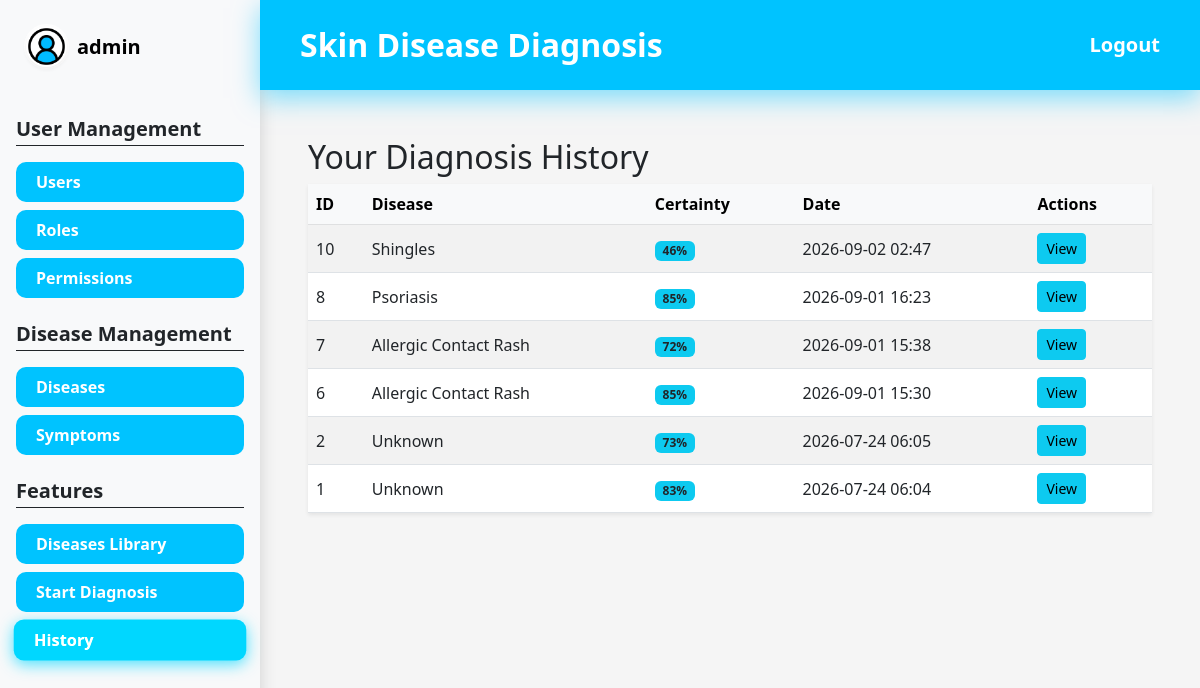
The page /diagnoses/history (signed in) on the database its author committed.
### app/models/user.py (models this page shows, shortened)
class User(UserMixin, db.Model):
    __tablename__ = "users"
    id = db.Column(db.Integer, primary_key=True)
    username = db.Column(db.String(80), unique=True, nullable=False)
    email = db.Column(db.String(120), unique=True, nullable=False)
    full_name = db.Column(db.String(120), nullable=False)
    phone_number = db.Column(db.String(15), unique=True, nullable=False)
    is_active = db.Column(db.Boolean, default=True, nullable=False)
    password_hash = db.Column(db.String(255), nullable=False)
    picture = db.Column(db.String(255))
    created_at = db.Column(db.DateTime, default=datetime.utcnow, nullable=False)
    updated_at = db.Column(db.DateTime, default=datetime.utcnow, onupdate=datetime.utcnow, nullable=False)
    roles = db.relationship("Role", secondary=user_roles, back_populates="users")
    diagnoses = db.relationship("Diagnose", secondary=user_diagnoses, back_populates="users")
    def has_role(self, role_name: str) -> bool:
        return any(role.name == role_name for role in self.roles)
    @property
    def is_admin(self) -> bool:
        return self.has_role("Admin")

### app/models/diagnose.py (models this page shows, shortened)
class Diagnose(db.Model):
    __tablename__ = "diagnoses"
    id = db.Column(db.Integer, primary_key=True)
    user_id = db.Column(db.Integer, db.ForeignKey("users.id"), nullable=False)
    certainty = db.Column(db.Numeric(5, 2))
    diagnosed_at = db.Column(db.DateTime, default=datetime.utcnow, nullable=False)
    rules = db.relationship("Rule", secondary=diagnose_rules, back_populates="diagnoses")
    diagnose_facts = db.relationship("DiagnoseFact", back_populates="diagnose", cascade="all, delete-orphan")
    users = db.relationship("User", back_populates="diagnoses")

### app/models/rule.py (models this page shows, shortened)
class Rule(db.Model):
    __tablename__ = "rules"
    id = db.Column(db.Integer, primary_key=True)
    disease = db.Column(db.String(80), unique=True, nullable=False)
    name = db.Column(db.String(120))
    urgency = db.Column(db.Boolean, default=False, nullable=False)
    advice = db.Column(db.String(255))
    picture = db.Column(db.String(255))
    description = db.Column(db.String(255))
    is_active = db.Column(db.Boolean, default=True, nullable=False)
    created_at = db.Column(db.DateTime, default=datetime.utcnow, nullable=False)
    updated_at = db.Column(
        db.DateTime,
        default=datetime.utcnow,
        onupdate=datetime.utcnow,
        nullable=False
    )
    rule_facts = db.relationship("RuleFact", back_populates="rule", cascade="all, delete-orphan")
    diagnoses = db.relationship("Diagnose", secondary=rule_diagnoses, back_populates="rules")

### app/routes/diagnose_routes.py (the view)
@diagnose_bp.route("/history")
@login_required
def diagnose_history():
    diagnoses = DiagnoseService.get_diagnose_by_user(current_user.id)
    return render_template("diagnoses/_history.html", diagnoses=diagnoses)

### app/services/diagnose_service.py (called while the page is built)
    @staticmethod
    def get_diagnose_by_user(user_id: int):
        return Diagnose.query.filter_by(user_id=user_id).order_by(Diagnose.diagnosed_at.desc()).all()

### app/templates/diagnoses/_history.html (shortened to what this page needs)
{% extends "layouts/base.html" %}
{% block content %}
<h2>Your Diagnosis History</h2>
{% if diagnoses %}
<table class="table table-striped align-middle shadow-sm">
    <thead class="table-light">
        <tr>
            <th>ID</th>
            <th>Disease</th>
            <th>Certainty</th>
            <th>Date</th>
            <th>Actions</th>
        </tr>
    </thead>
    <tbody>
        {% for d in diagnoses %}
        <tr>
            <td>{{ d.id }}</td>
            <td>
                {% if d.rules %}
                    {% for r in d.rules %}
                        {{ r.name }}{% if not loop.last %}, {% endif %}
                    {% endfor %}
                {% else %}
                    Unknown
                {% endif %}
            </td>
            <td>
                {% if d.certainty %}
                    <span class="badge bg-info text-dark">
                        {{ d.certainty|round(0) }}%
                    </span>
                {% else %}
                    <span class="text-muted">N/A</span>
                {% endif %}
            </td>
            <td>{{ d.diagnosed_at.strftime("%Y-%m-%d %H:%M") if d.diagnosed_at else "N/A" }}</td>
            <td>
                <a href="{{ url_for('diagnoses.diagnose_result', diagnose_id=d.id) }}"
                   class="btn btn-sm btn-info">View</a>
            </td>
        </tr>
        {% endfor %}
    </tbody>
</table>
{% else %}
    <p class="text-muted">You have no past diagnoses.</p>
{% endif %}
{% endblock %}

### app/templates/layouts/base.html (shortened to what this page needs)
<!DOCTYPE html>
<html lang="en">
<head>
    <link href="https://cdn.jsdelivr.net/npm/bootstrap@5.3.0/dist/css/bootstrap.min.css" rel="stylesheet" />
    <link rel="stylesheet" href="{{ url_for('static', filename='css/style.css') }}" />
</head>
<body>
    <div class="d-flex min-vh-100">
        <aside class="sidebar d-none d-md-flex flex-column bg-light shadow">
            <div class="sidebar-user-header p-4 d-flex align-items-center mb-4">
                <div class="user-avatar-small me-2">
                    <img src="{% if current_user.is_authenticated and current_user.picture %}
                            {{ url_for('static', filename='uploads/' ~ current_user.picture) }}
                        {% else %}{{ url_for('static', filename='images/8358770.png') }}
                        {% endif %}"
                    class="rounded-circle w-100 h-100 shadow-sm"
                    style="object-fit: cover;">
                </div>
                <span class="text-black fw-bold fs-5">{{ current_user.username if current_user.is_authenticated else "User" }}</span>
            </div>
            {% if current_user.is_authenticated %}
                {% if current_user.roles %}
                    {% set role_list = current_user.roles | map(attribute='name') | map('lower') | list %}
                {% elif current_user.role %}
                    {% set role_list = [current_user.role.name | lower] if current_user.role.name is defined else [current_user.role | lower] %}
                {% else %}
                    {% set role_list = [] %}
                {% endif %}
                {% set is_admin_user = (current_user.is_admin is defined and current_user.is_admin) or ('admin' in role_list) %}
                {% set is_dermatologist_user = 'dermatologist' in role_list %}
                {% if is_admin_user %}
                    <div class="px-3 mb-4">
                        <h5 class="fw-bold text-dark border-bottom border-dark pb-1 mb-3">User Management</h5>
                        <nav class="nav flex-column gap-2">
                            <a href="{{ url_for('users.index') }}" class="sidebar-link {% if request.blueprint == 'users' %}active{% endif %}">Users</a>
                            <a href="{{ url_for('roles.index') }}" class="sidebar-link {% if request.blueprint == 'roles' %}active{% endif %}">Roles</a>
                            <a href="{{ url_for('permissions.index') }}" class="sidebar-link {% if request.blueprint == 'permissions' %}active{% endif %}">Permissions</a>
                        </nav>
                    </div>
                {% endif %}
                {% if is_admin_user or is_dermatologist_user %}
                    <div class="px-3 mb-4">
                        <h5 class="fw-bold text-dark border-bottom border-dark pb-1 mb-3">Disease Management</h5>
                        <nav class="nav flex-column gap-2">
                            <a href="{{ url_for('rules.index') }}" class="sidebar-link {% if request.blueprint == 'rules' %}active{% endif %}">Diseases</a>
                            <a href="{{ url_for('facts.index') }}" class="sidebar-link {% if request.blueprint == 'facts' %}active{% endif %}">Symptoms</a>
                        </nav>
                    </div>
                {% endif %}
                <div class="px-3 mb-4">
                    <h5 class="fw-bold text-dark border-bottom border-dark pb-1 mb-3">Features</h5>
                    <nav class="nav flex-column gap-2">
                        <a href="{{ url_for('diagnoses.dashboard') }}" class="sidebar-link {% if request.endpoint == 'diagnoses.dashboard' %}active{% endif %}">Diseases Library</a>
                        <a href="{{ url_for('diagnoses.diagnose') }}" class="sidebar-link {% if request.endpoint == 'diagnoses.diagnose' %}active{% endif %}">Start Diagnosis</a>
                        <a href="{{ url_for('diagnoses.diagnose_history') }}" class="sidebar-link {% if request.endpoint == 'diagnoses.diagnose_history' %}active{% endif %}">History</a>
                    </nav>
                </div>
            {% endif %}
        </aside>
        <div class="flex-grow-1 bg-custom-gray-light">
            <nav class="navbar navbar-expand-lg navbar-dark bg-custom-blue header-glow p-3">
                <div class="container-fluid px-4">
                    <a class="navbar-brand fw-bold fs-2" href="#">Skin Disease Diagnosis</a>
                    <div class="ms-auto">
                        {% if current_user.is_authenticated %}
                            <a href="{{ url_for('auth.logout') }}" class="text-white fw-bold text-decoration-none fs-5">Logout</a>
                        {% else %}
                            <a href="{{ url_for('auth.login') }}" class="text-white fw-bold text-decoration-none fs-5">Login</a>
                        {% endif %}
                    </div>
                </div>
            </nav>
            <main class="p-5">
                {% block content %}{% endblock %}
            </main>
        </div>
    </div>
</body>
</html>

### app/static/css/style.css (style rules this page uses)
body { background-color: #f5f5f5; }
.table td, .table th { vertical-align: middle; }
.bg-custom-blue { background-color: #00c3ff !important; }
.sidebar { width: 260px; min-width: 260px; background-color: #f8f9fa; }
.header-glow { box-shadow: 0px 8px 20px rgba(0, 195, 255, 0.4); position: relative; z-index: 10; }
.sidebar-link { display: block; width: 100%; padding: 8px 20px; background-color: #00c3ff; color: white !important; text-decoration: none; font-weight: bold; border-radius: 10px; transition: all 0.2s ease-in-out; border: none; text-align: left; }
.sidebar-link:hover, .sidebar-link.active { box-shadow: 0px 4px 15px rgba(0, 195, 255, 0.7); transform: scale(1.02); filter: brightness(1.1); }
.user-avatar-small { width: 45px; height: 45px; background: white; border-radius: 50%; padding: 2px; }
.header-glow { box-shadow: 0px 8px 20px rgba(0, 195, 255, 0.5); z-index: 1; position: relative; }
.bg-custom-blue { background-color: #00c3ff; }
.header-glow { box-shadow: 0px 8px 25px rgba(0, 195, 255, 0.5); z-index: 1; position: relative; }

### rows shown on the page
User: is_active+username "admin"
Diagnose: id "10", certainty "46", diagnosed_at "2026-09-02 02:47"
Rule: name "Shingles"
Diagnose: id "8", certainty "85", diagnosed_at "2026-09-01 16:23"
Rule: name "Psoriasis"
Diagnose: id "7", certainty "72", diagnosed_at "2026-09-01 15:38"
Rule: name "Allergic Contact Rash"
Diagnose: id "6", certainty "85", diagnosed_at "2026-09-01 15:30"
Diagnose: id "2", shows "Unknown", certainty "73", diagnosed_at "2026-07-24 06:05"
Diagnose: id "1", shows "Unknown", certainty "83", diagnosed_at "2026-07-24 06:04"
